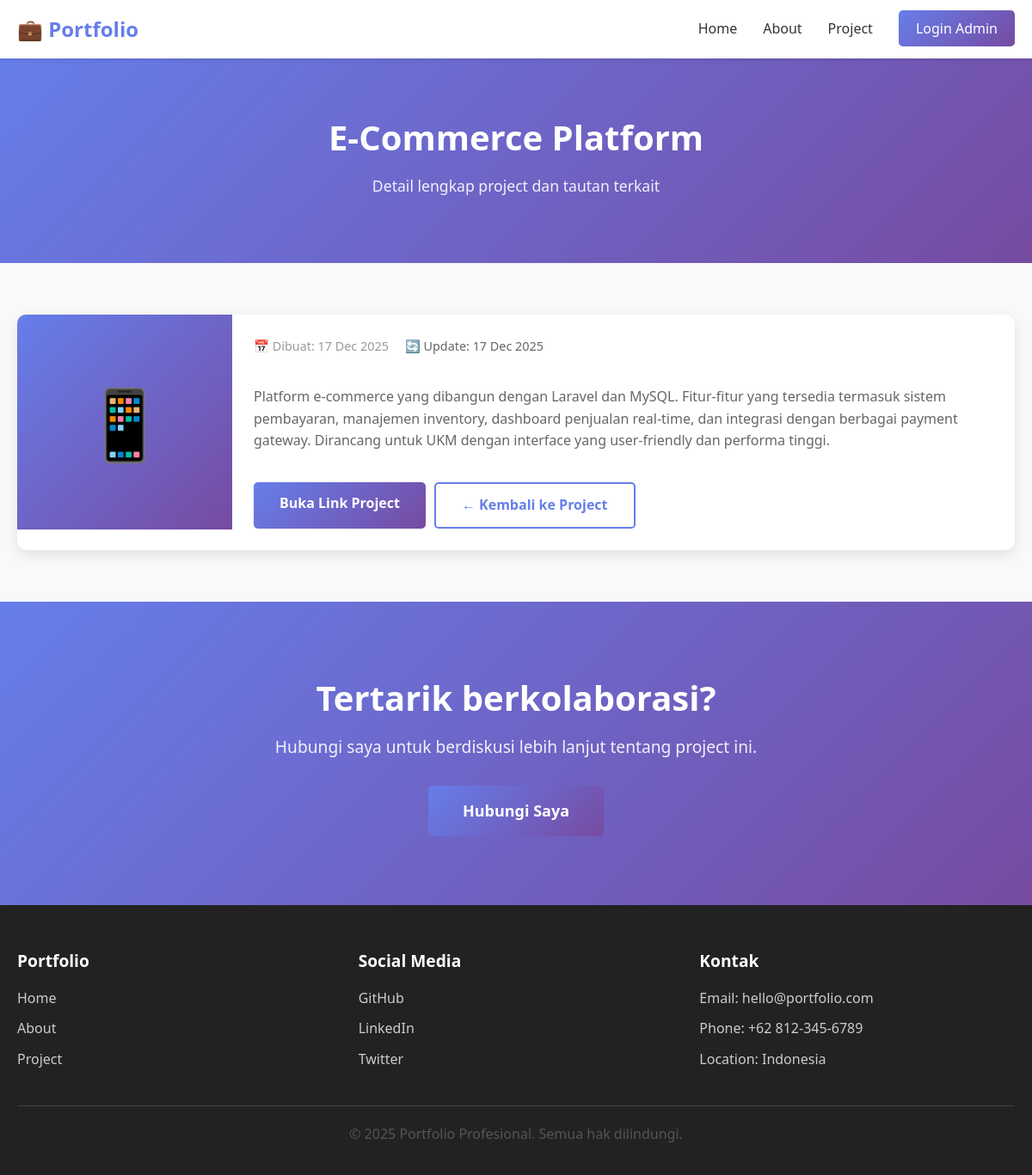
/project-detail.php?id=1, run on the app's committed database.
### tables this page shows
CREATE TABLE IF NOT EXISTS projects (
    id INT AUTO_INCREMENT PRIMARY KEY,
    judul VARCHAR(200) NOT NULL,
    deskripsi LONGTEXT NOT NULL,
    gambar VARCHAR(255),
    link VARCHAR(255),
    created_at TIMESTAMP DEFAULT CURRENT_TIMESTAMP,
    updated_at TIMESTAMP DEFAULT CURRENT_TIMESTAMP ON UPDATE CURRENT_TIMESTAMP
);

### project-detail.php (the view, shortened to what this page needs)
<?php
require_once 'db.php';
$project_id = isset($_GET['id']) ? intval($_GET['id']) : 0;
$query = "SELECT id, judul, deskripsi, gambar, link, created_at, updated_at FROM projects WHERE id = $project_id LIMIT 1";
$result = $conn->query($query);
$project = $result->fetch_assoc();
$imagePath = '';
?>
<!DOCTYPE html>
<html lang="id">
<head>
    <link rel="stylesheet" href="style.css">
</head>
<body>
    <nav class="navbar">
        <div class="container">
            <div class="nav-brand">
                <a href="index.php">
                    <h2>💼 Portfolio</h2>
                </a>
            </div>
            <ul class="nav-menu">
                <li><a href="index.php">Home</a></li>
                <li><a href="about.php">About</a></li>
                <li><a href="project.php">Project</a></li>
                <li><a href="login.php" class="btn-login-nav">Login Admin</a></li>
            </ul>
        </div>
    </nav>
    <section class="page-header">
        <div class="container">
            <h1><?php echo htmlspecialchars($project['judul']); ?></h1>
            <p>Detail lengkap project dan tautan terkait</p>
        </div>
    </section>
    <section class="projects-section">
        <div class="container">
            <div class="project-card-large">
                <div class="project-image-large">
                    <?php if (!empty($imagePath)): ?>
                        <img src="<?php echo $imagePath; ?>" alt="<?php echo htmlspecialchars($project['judul']); ?>" class="project-thumb-large">
                    <?php else: ?>
                        <div class="image-placeholder-large">📱</div>
                    <?php endif; ?>
                </div>
                <div class="project-content-large">
                    <div>
                        <div class="project-meta" style="margin-bottom:10px;">
                            <span class="project-date">📅 Dibuat: <?php echo date('d M Y', strtotime($project['created_at'])); ?></span>
                            <?php if (!empty($project['updated_at'])): ?>
                                <span style="margin-left:15px; color:#666;">🔄 Update: <?php echo date('d M Y', strtotime($project['updated_at'])); ?></span>
                            <?php endif; ?>
                        </div>
                        <div class="project-description" style="white-space: pre-line;">
                            <?php echo htmlspecialchars($project['deskripsi']); ?>
                        </div>
                    </div>
                    <div class="project-actions" style="margin-top:20px;">
                        <?php if (!empty($project['link'])): ?>
                            <a href="<?php echo htmlspecialchars($project['link']); ?>" target="_blank" class="btn btn-primary">Buka Link Project</a>
                        <?php else: ?>
                            <span class="btn btn-disabled">Link tidak tersedia</span>
                        <?php endif; ?>
                        <a href="project.php" class="btn btn-secondary">← Kembali ke Project</a>
                    </div>
                </div>
            </div>
        </div>
    </section>
    <section class="cta-section">
        <div class="container">
            <h2>Tertarik berkolaborasi?</h2>
            <p>Hubungi saya untuk berdiskusi lebih lanjut tentang project ini.</p>
            <a href="about.php" class="btn btn-primary btn-large">Hubungi Saya</a>
        </div>
    </section>
    <footer class="footer">
        <div class="container">
            <div class="footer-content">
                <div class="footer-section">
                    <h4>Portfolio</h4>
                    <ul>
                        <li><a href="index.php">Home</a></li>
                        <li><a href="about.php">About</a></li>
                        <li><a href="project.php">Project</a></li>
                    </ul>
                </div>
                <div class="footer-section">
                    <h4>Social Media</h4>
                    <ul>
                        <li><a href="https://github.com" target="_blank">GitHub</a></li>
                        <li><a href="https://linkedin.com" target="_blank">LinkedIn</a></li>
                        <li><a href="https://twitter.com" target="_blank">Twitter</a></li>
                    </ul>
                </div>
                <div class="footer-section">
                    <h4>Kontak</h4>
                    <ul>
                        <li>Email: hello@portfolio.com</li>
                        <li>Phone: +62 812-345-6789</li>
                        <li>Location: Indonesia</li>
                    </ul>
                </div>
            </div>
            <div class="footer-bottom">
                <p>&copy; 2025 Portfolio Profesional. Semua hak dilindungi.</p>
            </div>
        </div>
    </footer>
</body>
</html>

### style.css (style rules this page uses)
* { margin: 0; padding: 0; box-sizing: border-box; }
html { scroll-behavior: smooth; }
body { font-family: 'Segoe UI', Tahoma, Geneva, Verdana, sans-serif; line-height: 1.6; color: #333; background-color: #f9f9f9; }
.container { max-width: 1200px; margin: 0 auto; padding: 0 20px; }
h1, h2, h3, h4, h5, h6 { font-weight: 600; margin-bottom: 15px; color: #222; }
h1 { font-size: 2.5em; }
h2 { font-size: 2em; }
h4 { font-size: 1.2em; }
p { margin-bottom: 15px; color: #555; }
a { color: #667eea; text-decoration: none; transition: color 0.3s ease; }
.btn { display: inline-block; padding: 12px 30px; border-radius: 5px; font-size: 16px; font-weight: 600; cursor: pointer; text-decoration: none; transition: all 0.3s ease; border: none; }
.btn-primary { background: linear-gradient(135deg, #667eea 0%, #764ba2 100%); color: white; }
.btn-secondary { background: white; color: #667eea; border: 2px solid #667eea; }
.btn-large { padding: 15px 40px; font-size: 18px; }
.navbar { background: white; box-shadow: 0 2px 5px rgba(0, 0, 0, 0.1); position: sticky; top: 0; z-index: 100; }
.navbar .container { display: flex; justify-content: space-between; align-items: center; padding: 15px 20px; }
.nav-brand h2 { margin: 0; color: #667eea; font-size: 24px; }
.nav-brand a { color: inherit; }
.nav-menu { display: flex; list-style: none; gap: 30px; align-items: center; }
.nav-menu a { color: #333; font-weight: 500; position: relative; transition: color 0.3s; }
.nav-menu a::after { content: ''; position: absolute; bottom: -5px; left: 0; width: 0; height: 2px; background: #667eea; transition: width 0.3s; }
.btn-login-nav { background: linear-gradient(135deg, #667eea 0%, #764ba2 100%); color: white !important; padding: 10px 20px; border-radius: 5px; }
.btn-login-nav::after { display: none; }
.page-header { background: linear-gradient(135deg, #667eea 0%, #764ba2 100%); color: white; padding: 60px 0; text-align: center; }
.page-header h1 { color: white; font-size: 2.5em; margin-bottom: 10px; }
.page-header p { font-size: 1.1em; color: rgba(255, 255, 255, 0.9); }
.project-card-large { display: grid; grid-template-columns: 250px 1fr; background: white; border-radius: 10px; overflow: hidden; box-shadow: 0 5px 15px rgba(0, 0, 0, 0.1); transition: transform 0.3s, box-shadow 0.3s; }
.image-placeholder-large { background: linear-gradient(135deg, #667eea 0%, #764ba2 100%); color: white; font-size: 80px; display: flex; align-items: center; justify-content: center; min-height: 250px; }
.project-content-large { padding: 25px; display: flex; flex-direction: column; justify-content: space-between; }
.project-description { color: #666; line-height: 1.6; margin-bottom: 15px; }
.project-meta { font-size: 0.9em; color: #999; margin-bottom: 15px; }
.project-actions { display: flex; gap: 10px; flex-wrap: wrap; }
.latest-projects, .skills-preview, .skills-section, .projects-section { padding: 60px 0; }
.cta-section { background: linear-gradient(135deg, #667eea 0%, #764ba2 100%); color: white; padding: 80px 0; text-align: center; }
.cta-section h2 { color: white; font-size: 2.5em; margin-bottom: 10px; }
.cta-section p { color: rgba(255, 255, 255, 0.9); font-size: 1.2em; margin-bottom: 30px; }
.footer { background: #222; color: white; padding: 50px 0 20px; }
.footer-content { display: grid; grid-template-columns: repeat(auto-fit, minmax(250px, 1fr)); gap: 30px; margin-bottom: 30px; }
.footer-section h4 { color: white; margin-bottom: 15px; }
.footer-section ul { list-style: none; padding: 0; }
.footer-section ul li { margin-bottom: 10px; }
.footer-section ul li a { color: #ccc; transition: color 0.3s; }
.footer-section ul li { color: #ccc; }
.footer-bottom { text-align: center; padding-top: 20px; border-top: 1px solid #444; color: #999; }

### data on the page
projects: judul "E-Commerce Platform", created_at "17 Dec 2025", updated_at "17 Dec 2025", deskripsi "Platform e-commerce yang dibangun dengan Laravel dan MySQL. Fitur-fitur yang tersedia termasuk sistem pembayaran, manajemen inventory, dashboard penjualan real-time, dan integrasi dengan berbagai payment gateway. Dirancang untuk UKM dengan interface yang user-friendly dan performa tinggi."
